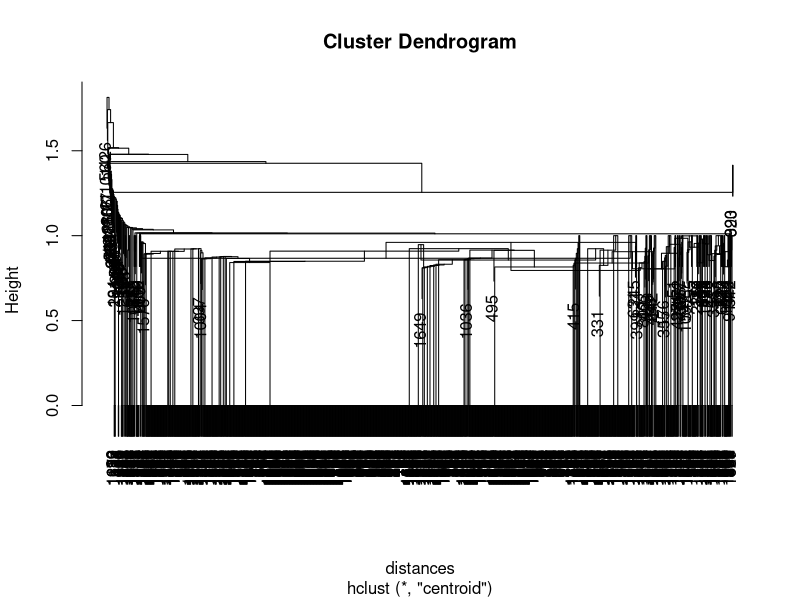

R code for this plot: (Note: this script raises an error after producing the figure.)
##Introduction to Hierarchical Clustering
#Analyze movieLens data
movies = read.table("movieLens.txt", header=FALSE, sep="|", quote="\"")

str(movies)

# Add column names
colnames(movies) = c("ID", "Title", "ReleaseDate", "VideoReleaseDate", 
                     "IMDB", "Unknown", "Action", "Adventure", "Animation",
                     "Childrens", "Comedy", "Crime", "Documentary", "Drama", 
                     "Fantasy", "FilmNoir", "Horror", "Musical", "Mystery", 
                     "Romance", "SciFi", "Thriller", "War", "Western")

str(movies)

# Remove unnecessary variables
movies$ID = NULL
movies$ReleaseDate = NULL
movies$VideoReleaseDate = NULL
movies$IMDB = NULL

# Remove duplicates
movies = unique(movies)

# Take a look at our data again:
str(movies)


# Compute distances
distances = dist(movies[,2:20], method = "euclidean")

# Hierarchical clustering
clusterMovies = hclust(distances, method = "centroid") 
# Plot the dendrogram
plot(clusterMovies)

# Assign points to clusters
clusterGroups = cutree(clusterMovies, k = 10)
table(clusterGroups)

#Now let's figure out what the clusters are like.
# Let's use the tapply function to compute the percentage of movies in each genre and cluster
tapply(movies$Action, clusterGroups, mean)
tapply(movies$Romance, clusterGroups, mean)


# Find which cluster Men in Black is in.

subset(movies, Title=="Men in Black (1997)")
clusterGroups[257]

# Create a new data set with just the movies from cluster 2
cluster2 = subset(movies, clusterGroups==2)

# Look at the first 10 titles in this cluster:
cluster2$Title[1:10]



##Introduction to k-means Clustering
#Analyze CharlesBookClub
Book.df=CharlesBookClub[,c(3:6,8:18)]
set.seed(123)
Member.seg = kmeans(scale(Book.df), centers=3)

Member.seg
Member.seg$cluster

k=10
WGSS=c()
for(i in 1:k){
  WGSS[i]=sum(kmeans(scale(Book.df), centers=i)$withinss)
}

plot(1:k, WGSS, type="b")


